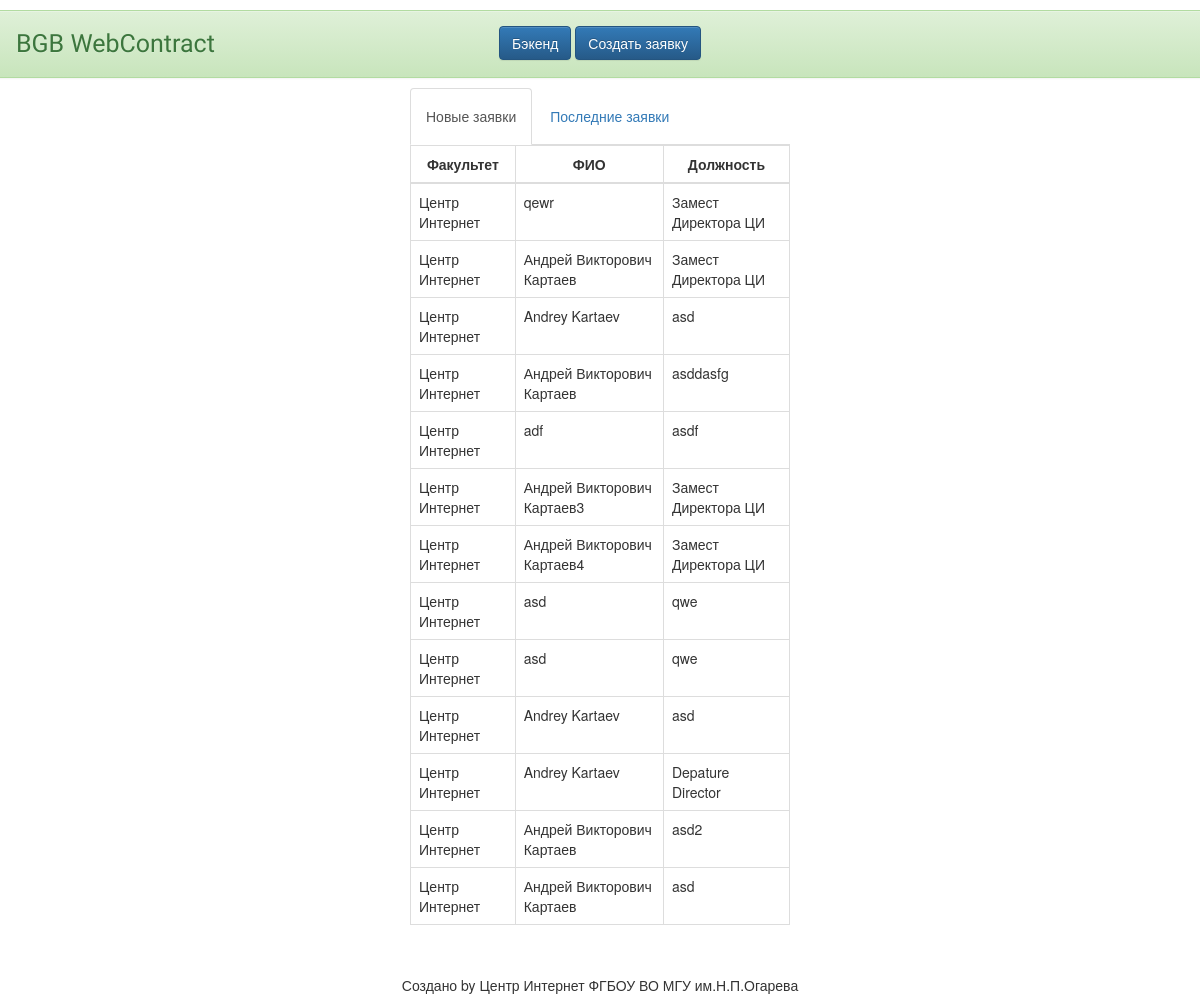
Page /bgb_webcontract/backend/ on the earlier database version.
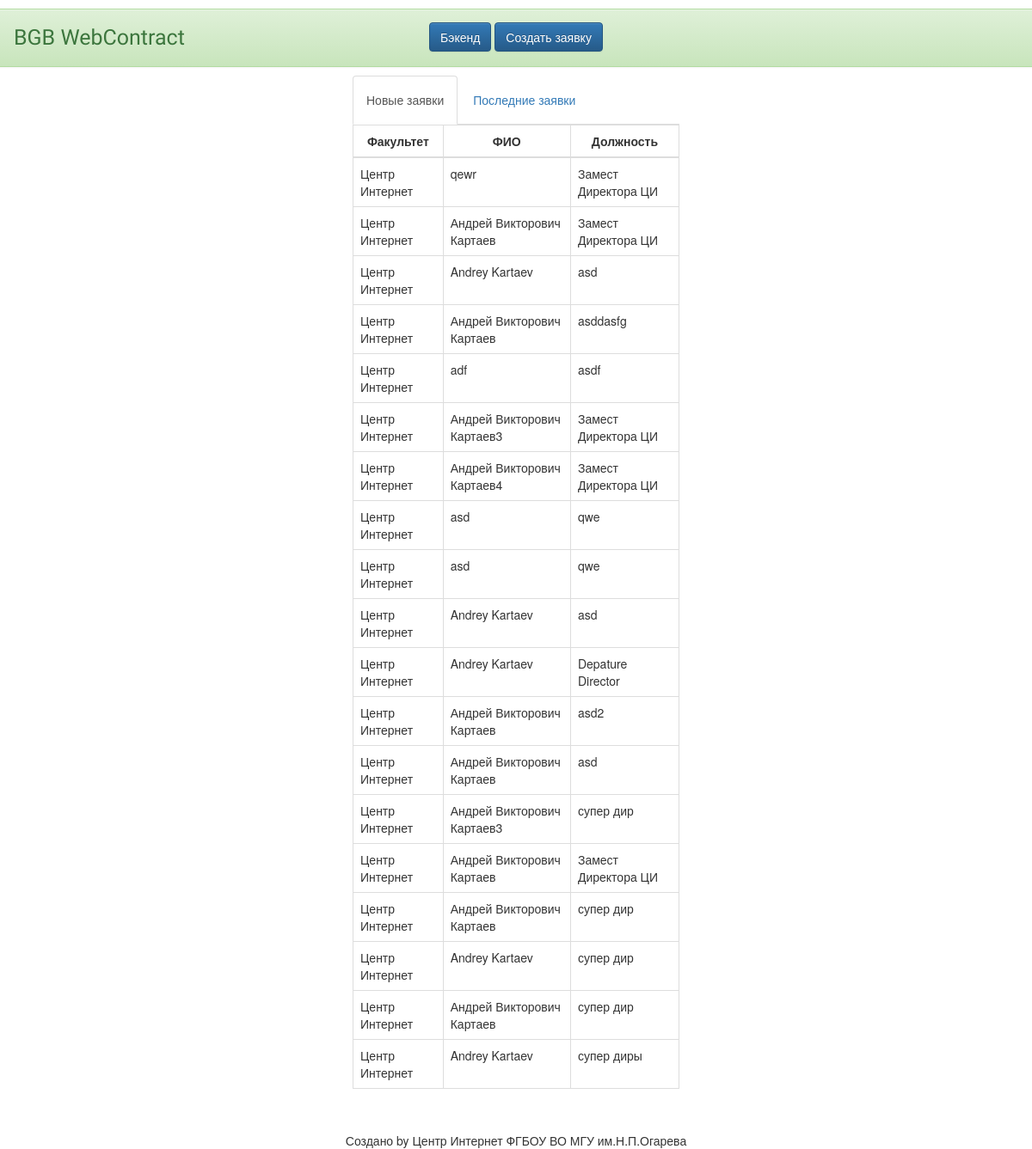
Same page on the later database version.
### bgb_webcontract/models.py (models this page shows, shortened)
class Request(models.Model):
    it_manager_fullname = models.CharField(max_length=200, verbose_name='ФИО заявителя полностью')
    it_manager_email = models.EmailField(verbose_name='Email заявителя')
    it_manager_position = models.CharField(max_length=200, verbose_name='Должность заявителя')
    created_date = models.DateTimeField(auto_now=True)
    accepted = models.BooleanField(default=False)
    rejection_reason = models.CharField(max_length=200, blank=True, default='Заявка не обработана')
    department_id = models.ForeignKey(Department, on_delete=models.CASCADE,
                                      verbose_name='Факультет/Подразделение')
    def __str__(self):
        return ' '.join([str(self.department_id), self.it_manager_fullname,])

class Department(models.Model):
    id = models.IntegerField(primary_key=True)
    name = models.CharField(max_length=200, verbose_name='Факультет/Подразделение')
    def __str__(self):
        return self.name

### bgb_webcontract/views.py (the view)
def backend_view(request):
    new_request_list = Request.objects.filter(accepted=False).order_by('created_date')
    latest_request_list = Request.objects.filter(accepted=True).order_by('created_date')
    print(new_request_list)
    return render(request, 'bgb_webcontract/backend.html',
                  {'new_request_list': new_request_list,
                   'latest_request_list': latest_request_list})

### templates/bgb_webcontract/backend.html (shortened to what this page needs)
{% extends "bgb_webcontract/backend_base.html" %}
{% block content %}
    <div class="new_requests row">
        <div class="col-md-4">
        </div>
        <div class="col-md-4">
        <ul class="nav nav-tabs" role="tablist">
            <li role="presentation" class="active"><a href="#new" aria-controls="new" role="tab" data-toggle="tab"><h5>Новые заявки</h5></a></li>
            <li role="presentation"><a href="#last" aria-controls="last" role="tab" data-toggle="tab"><h5>Последние заявки</h5></a></li>
        </ul>
 	<div class="tab-content">
        <div role="tabpanel" class="tab-pane active" id="new">
            <table class="table table-bordered table-hover">
                <thead>
                    <th style="text-align: center;">Факультет</th>
                    <th style="text-align: center;">ФИО</th>
                    <th style="text-align: center;">Должность</th>
                </thead>
                <tbody>
                    {% if new_request_list %}
                        {% for request in new_request_list %}
                            <tr data-href="{% url 'bgb_webcontract:request_detail_backend' request.id %}" style="cursor: pointer;">
                                <td>{{ request.department_id}}</td>
                                <td>{{ request.it_manager_fullname}}</td>
                                <td>{{ request.it_manager_position}}</td>
                            </tr>
                        {% endfor %}
                    {% else %}
                        <tr><td colspan="3" style="text-align: center;">Нет новых заявок</td></tr>
                    {% endif %}
                </tbody>
            </table>
        </div>
	</div>
	</div>
        <div class="col-md-4">
        </div>
    </div>
{% endblock %}

### templates/bgb_webcontract/backend_base.html (shortened to what this page needs)
<!DOCTYPE html>
<html lang="en">
<head>
    <link rel="stylesheet" href="https://maxcdn.bootstrapcdn.com/bootstrap/3.3.7/css/bootstrap.min.css">
    <link rel="stylesheet" href="https://maxcdn.bootstrapcdn.com/bootstrap/3.3.7/css/bootstrap-theme.min.css">
</head>
<body>
    <div id="topmenu" class="row alert alert-success" style="margin-top: 10px; margin-bottom: 10px;"> {% block topmenu %}
            <div class="topheader col-md-4" style="font-family: Lobster; font-size: 25px; display: inline-block;" >
                BGB WebContract
            </div>
            <div id="buttons" class="col-md-4" style="display: inline-block;" align="center">
                <button type="button" class="btn btn-primary"><a href="{% url 'bgb_webcontract:backend' %}" style="color:white">Бэкенд</a></button>
                <button type="button" class="btn btn-primary"><a href="{% url 'bgb_webcontract:request' %}" style="color:white">Создать заявку</a></button>
            </div>
            <div class="col-md-4">
            </div>
    {% endblock %}</div>
    <div id="content" style=""> {% block content %} {% endblock %}</div>
    <div id="footer" style="text-align: center; padding-top: 30px;">
        {% block footer %}Создано by Центр Интернет ФГБОУ ВО МГУ им.Н.П.Огарева {% endblock %}
    </div>
</body>
</html>

Differences in the rows shown:
added Request: department_id "Центр Интернет", it_manager_fullname "Андрей Викторович Картаев3", it_manager_position "супер дир"
added Request: department_id "Центр Интернет", it_manager_fullname "Андрей Викторович Картаев", it_manager_position "Замест Директора ЦИ"
added Request: department_id "Центр Интернет", it_manager_fullname "Андрей Викторович Картаев", it_manager_position "супер дир"
added Request: department_id "Центр Интернет", it_manager_fullname "Andrey Kartaev", it_manager_position "супер дир"
added Request: department_id "Центр Интернет", it_manager_fullname "Андрей Викторович Картаев", it_manager_position "супер дир"
added Request: department_id "Центр Интернет", it_manager_fullname "Andrey Kartaev", it_manager_position "супер диры"
